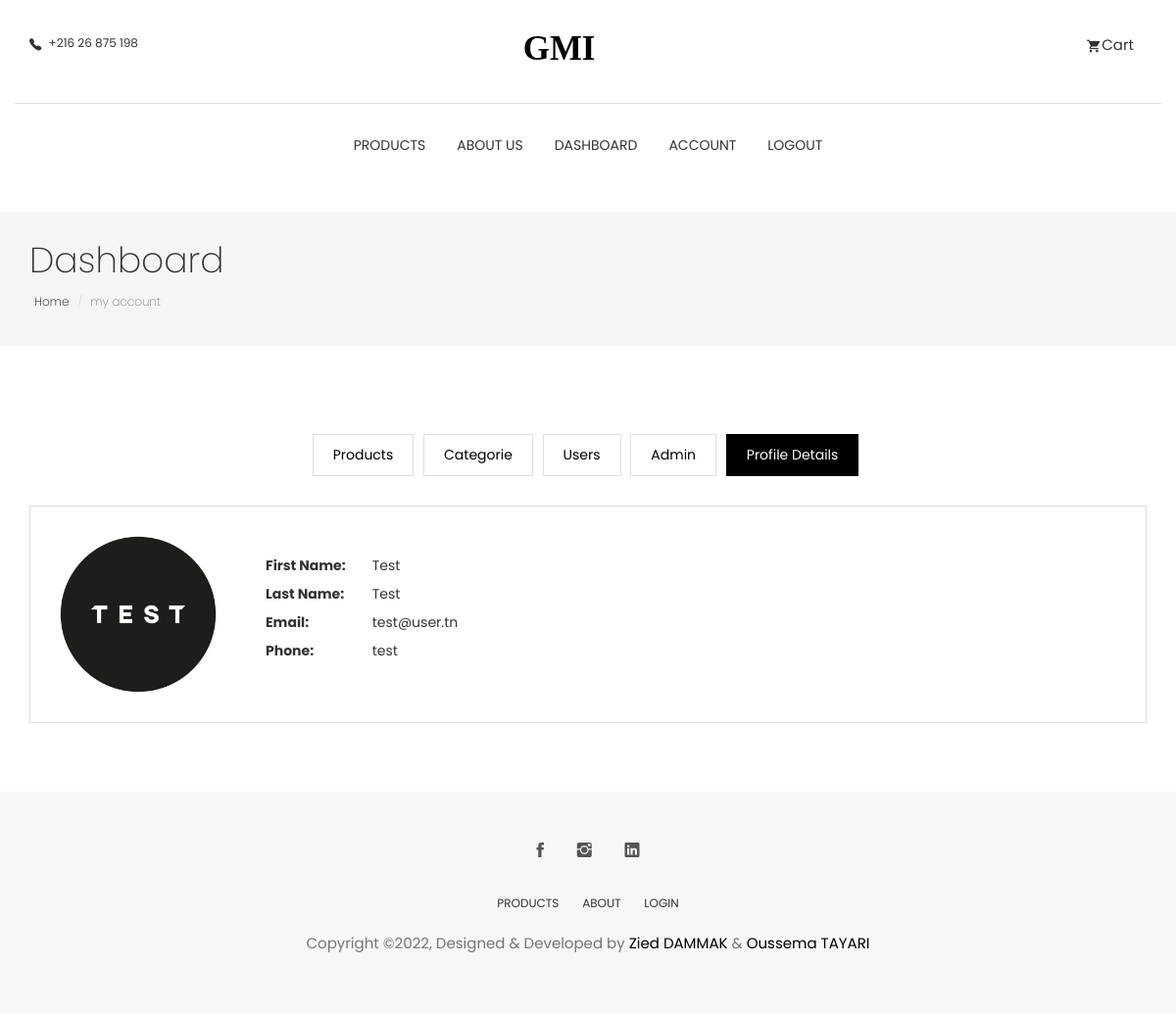
/view/user/profile-details.php?code=42 (signed in), run on the app's committed database.
### tables this page shows
CREATE TABLE `user` (
  `id` int(20) NOT NULL,
  `email` varchar(255) NOT NULL,
  `password` varchar(255) NOT NULL,
  `first_name` varchar(30) DEFAULT NULL,
  `last_name` varchar(30) DEFAULT NULL,
  `image` varchar(50) DEFAULT NULL,
  `telephone` varchar(255) DEFAULT NULL,
  `admin` tinyint(1) DEFAULT NULL,
  `is_deleted` int(11) NOT NULL DEFAULT 0
);

### model/ModelUser.php (called while the page is built, shortened)
<?php
class ModelUser{
    public static function getbyCode($db,$code){
        $sql = "SELECT * FROM user where id=?";
        $params = array($code);
        $resultat = $db->execute_query($sql,$params);
        if(!$resultat) {
            $erreur=$db->errorInfo();
            echo "Lecture impossible, code", $db->errorCode(),$erreur[2];
        }
        else{
            return $resultat->fetch(PDO::FETCH_OBJ);
        }
    }
}

### model/Database.php (called while the page is built, shortened)
<?php
class Database {
    private $pdo;
    private function __construct($host,$dbname,$user,$pass){
        try{
            $dsn = "mysql:host=".$host."; dbname=".$dbname;
            $this->pdo = new PDO($dsn,$user,$pass);
            $this->pdo->setAttribute(PDO::ATTR_ERRMODE, PDO::ERRMODE_EXCEPTION);
        }
        catch(PDOException $except){
            echo"Echec de la connexion: ". $except->getMessage();
            die();
        }
    }
    public function execute_query($sql, $params = null){
        if ($params == null) {
            $resultat = $this->pdo->query($sql);
        }
        else {
            $resultat = $this->pdo->prepare($sql);
            $resultat->execute($params);
        }
        if(!$resultat) {
            $erreur=$this->pdo->errorInfo();
            echo "Lecture impossible, code", $this->pdo->errorCode(),$erreur[2];
            die();
        }else {
            return $resultat;
        }
    }
}

### view/user/profile-details.php (the view, shortened to what this page needs)
<?php
require '..\..\inc\header2.php';
require '..\..\model\ModelUser.php';
$db = App::getDB();
if (isset($_SESSION['auth'])){
	$res = ModelUser::getbyCode($db,$_SESSION['auth']);
}
?>
<?php if(!isset($_GET['code'])) : ?>
<section class="page-header">
	<div class="container">
		<div class="row">
			<div class="col-md-12">
				<div class="content">
					<h1 class="page-name">Dashboard</h1>
					<ol class="breadcrumb">
						<li><a href="index.html">Home</a></li>
						<li class="active">my account</li>
					</ol>
				</div>
			</div>
		</div>
	</div>
</section>
<section class="user-dashboard page-wrapper">
  <div class="container">
    <div class="row">
      <div class="col-md-12">
        <ul class="list-inline dashboard-menu text-center">
          <li><a href="../produit/index.php">Products</a></li>
          <li><a href="../categorie/index.php">Categorie</a></li>
          <li><a href="../order/index.php">Orders</a></li>
          <li><a href="index.php">Users</a></li>
          <li><a href="../admin/index.php">Admin</a></li>
          <li><a class="active"  href="profile-details.php">Profile Details</a></li>
        </ul>
        <div class="dashboard-wrapper dashboard-user-profile">
          <div class="media">
            <div class="pull-left text-center" href="#!">
              <img class="media-object user-img" src="../../uploads/users/<?=$res->image?>" alt="Image">
            </div>
            <div class="media-body">
              <ul class="user-profile-list">
                <li><span>First Name:</span> <?php echo $res->first_name ?></li>
                <li><span>Last Name:</span> <?php echo $res->last_name ?></li>
                <li><span>Email:</span> <?php echo $res->email ?> </li>
                <li><span>Phone:</span>26875198</li>
              </ul>
            </div>
          </div>
        </div>
      </div>
    </div>
  </div>
</section>
<?php else : ?>
  <?php $resultat = ModelUser::getbyCode($db,$_GET['code']); ?>
  <section class="page-header">
	<div class="container">
		<div class="row">
			<div class="col-md-12">
				<div class="content">
					<h1 class="page-name">Dashboard</h1>
					<ol class="breadcrumb">
						<li><a href="index.html">Home</a></li>
						<li class="active">my account</li>
					</ol>
				</div>
			</div>
		</div>
	</div>
</section>
<section class="user-dashboard page-wrapper">
  <div class="container">
    <div class="row">
      <div class="col-md-12">
        <ul class="list-inline dashboard-menu text-center">
          <li><a href="../produit/index.php">Products</a></li>
          <li><a href="../categorie/index.php">Categorie</a></li>
          <li><a href="index.php">Users</a></li>
          <li><a href="../admin/index.php">Admin</a></li>
          <li><a href="profile-details.php" class="active">Profile Details</a></li>
        </ul>
        <div class="dashboard-wrapper dashboard-user-profile">
          <div class="media">
            <div class="pull-left text-center" href="#!">
              <img class="media-object user-img" src="../../uploads/users/<?=$resultat->image?>" alt="Image">
            </div>
            <div class="media-body">
              <ul class="user-profile-list">
                <li><span>First Name:</span> <?php echo $resultat->first_name ?></li>
                <li><span>Last Name:</span> <?php echo $resultat->last_name ?></li>
                <li><span>Email:</span> <?php echo $resultat->email ?> </li>
                <li><span>Phone:</span> <?php echo $resultat->telephone ?></li>
              </ul>
            </div>
          </div>
        </div>
      </div>
    </div>
  </div>
</section>
<?php endif; ?>
<?php require '..\..\inc\footer2.php' ?>

### css/style.css (style rules this page uses)
body { line-height: 1.5; font-family: "Poppins", sans-serif; -webkit-font-smoothing: antialiased; }
h1, h2, h3, h4, h5, h6 { font-family: "Poppins", sans-serif; }
h1, h2, h3, h4, h5, h6 { font-weight: 400; }
ol, ul { margin: 0; padding: 0; list-style: none; }
a, a:focus, a:hover { text-decoration: none; outline: 0; color: #000; }
.page-header { background: #f5f5f5; margin-top: 20px; border-bottom: none; padding: 30px 0; }
.page-header h1 { font-weight: 200; margin: 0 0 6px 0; }
.page-header .breadcrumb { background: transparent; padding: 5px; margin: 0; }
.page-header .breadcrumb li { font-weight: 200; font-size: 12px; }
.page-header .breadcrumb li a { color: #000; }
.page-wrapper { padding: 70px 0; }
.dashboard-menu .active { background: #000; color: #fff; border: 1px solid #000; }
.dashboard-menu li { padding: 0; margin: 0 3px; }
.dashboard-menu li a { padding: 10px 20px; border: 1px solid #dedede; display: inline-block; }
.dashboard-wrapper { border: 1px solid #dedede; margin-top: 30px; padding: 20px; }
.dashboard-wrapper .user-img { width: 120px; border-radius: 100px; }
.dashboard-user-profile .user-img { width: 180px; }
.dashboard-user-profile .user-profile-list { margin-top: 30px; padding-left: 30px; }
.dashboard-user-profile .user-profile-list li { margin-bottom: 8px; }
.dashboard-user-profile .user-profile-list span { font-weight: bold; margin-right: 5px; width: 100px; display: inline-block; }

### data on the page
user: image (picture), first_name "Test", last_name "Test", email "test@user.tn", telephone "test"
